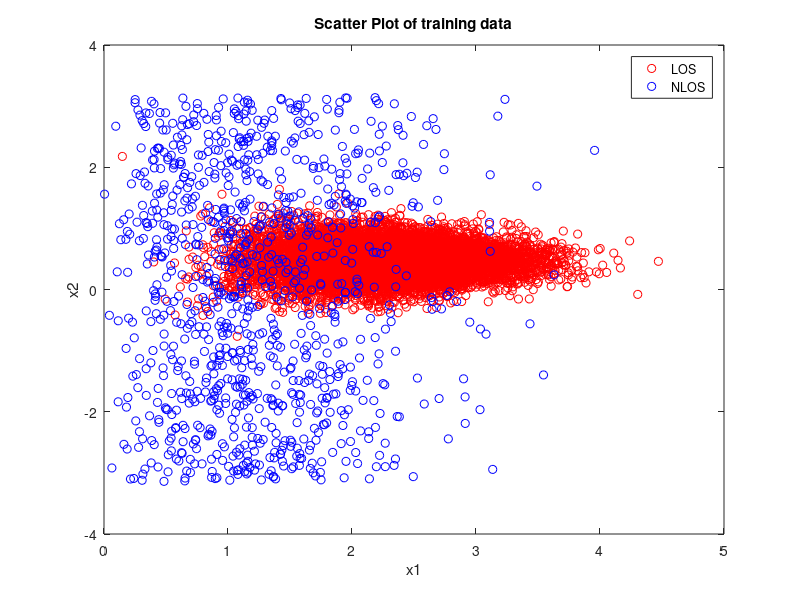

Reproduce this figure in MATLAB. (Note: this script raises an error after producing the figure.)
close all;
clc;


load('data_5_1.mat');



%1.) Scatter Plot:
figure;
plot(LOS_train(1,:), LOS_train(2,:), 'r o');
hold on;
plot(NLOS_train(1,:), NLOS_train(2,:), 'b o');

legend('LOS', 'NLOS');
title('Scatter Plot of training data');
xlabel('x1');
ylabel('x2');

%%

% 2.) Max Likelyhood estimation
x1NLOS = NLOS_train(1,:);
ray_sigma = sqrt(sum(x1NLOS.^2)/(2*length(x1NLOS)));

x1LOS = LOS_train(1,:);
[rice_pdf, x_rice] = ksdensity(x1LOS);


x_ray = linspace(-1, 5, 50);
ray_pdf_func = @(x) x ./ (ray_sigma.^2) .* exp(-x.^2./(2*ray_sigma.^2));
ray_pdf = x_ray ./ (ray_sigma.^2) .* exp(-x_ray.^2./(2*ray_sigma.^2));


%%

% 3.)

[Nrice,Xrice] = hist(LOS_train(1,:), 100);
[Nray,Xray] = hist(NLOS_train(1,:), 100);

Nrice = Nrice ./ (sum(Nrice)*(Xrice(end)-Xrice(1)))*100;
Nray = Nray ./ (sum(Nray)*(Xray(end)-Xray(1)))*100;



figure;
bar(Xrice, Nrice, 'r');
hold on;
bar(Xray, Nray, 'b');

plot(x_rice, rice_pdf, 'r- ', 'LineWidth', 3);
plot(x_ray, ray_pdf, 'b- ', 'LineWidth', 3);

xlim([0 5]);
ylim([0 1]);

legend('LOS', 'NLOS');
title('Estimation of Rayleigh and Rice PDF');

%%

% 4.)

LOSPrior = length(LOS_train(1,:)) / (length(LOS_train(1,:)) + length(NLOS_train(1,:)));
NLOSPrior = length(NLOS_train(1,:)) / (length(LOS_train(1,:)) + length(NLOS_train(1,:)));

%ML Classification:

% first we try to classify the LOS_test data
pNLOS = ray_pdf_func(LOS_test(1,:));
pLOS = interp1(x_rice, rice_pdf, LOS_test(1,:));

figure;
plot(LOS_test(1,pLOS>pNLOS), LOS_test(2,pLOS>pNLOS), 'r o');
hold on;
plot(LOS_test(1,pLOS<=pNLOS), LOS_test(2,pLOS<=pNLOS), 'b o');


correct_classified = sum(pLOS>pNLOS);

%----
% now we try to classify the NLOS_test data
pNLOS = ray_pdf_func(NLOS_test(1,:));
pLOS = interp1(x_rice, rice_pdf, NLOS_test(1,:));

%figure;
plot(NLOS_test(1,pLOS>pNLOS), NLOS_test(2,pLOS>pNLOS), 'r o');
plot(NLOS_test(1,pLOS<=pNLOS), NLOS_test(2,pLOS<=pNLOS), 'b o');


legend('as LOS classified', 'as NLOS classified');
title('ML-Classification: Scatter Plot of test data');
xlabel('x1');
ylabel('x2');

correct_classified = correct_classified + sum(pLOS<=pNLOS);

disp(['ML: Es wurden ', num2str(correct_classified/(length(LOS_train(1,:)) + length(NLOS_train(1,:)))*100), '% korrekt klassifiziert']);
%%
%Bayes Classification---------------------------------------------
% first we try to classify the LOS_test data

pNLOS = ray_pdf_func(LOS_test(1,:)) * NLOSPrior;
pLOS = interp1(x_rice, rice_pdf, LOS_test(1,:))*LOSPrior;

figure;
plot(LOS_test(1,pLOS>pNLOS), LOS_test(2,pLOS>pNLOS), 'r o');
hold on;
plot(LOS_test(1,pLOS<=pNLOS), LOS_test(2,pLOS<=pNLOS), 'b o');


correct_classified = sum(pLOS>pNLOS);
%----
% now we try to classify the NLOS_test data
pNLOS = ray_pdf_func(NLOS_test(1,:)) * NLOSPrior;
pLOS = interp1(x_rice, rice_pdf, NLOS_test(1,:))*LOSPrior;

%figure;
plot(NLOS_test(1,pLOS>pNLOS), NLOS_test(2,pLOS>pNLOS), 'r o');
plot(NLOS_test(1,pLOS<=pNLOS), NLOS_test(2,pLOS<=pNLOS), 'b o');


legend('as LOS classified', 'as NLOS classified');
title('Bayes-Classification: Scatter Plot of test data');
xlabel('x1');
ylabel('x2');

correct_classified = correct_classified + sum(pLOS<=pNLOS);
disp(['Bayes: Es wurden ', num2str(correct_classified/(length(LOS_train(1,:)) + length(NLOS_train(1,:)))*100), '% korrekt klassifiziert']);

